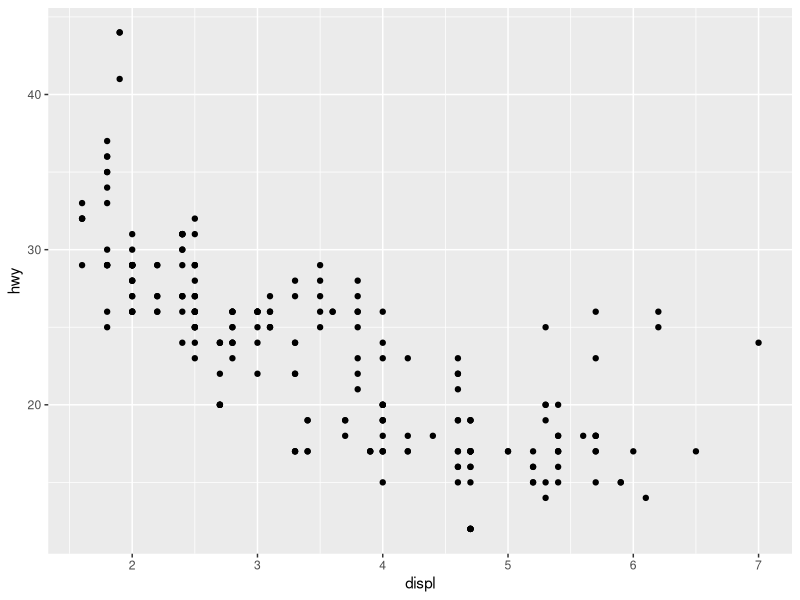
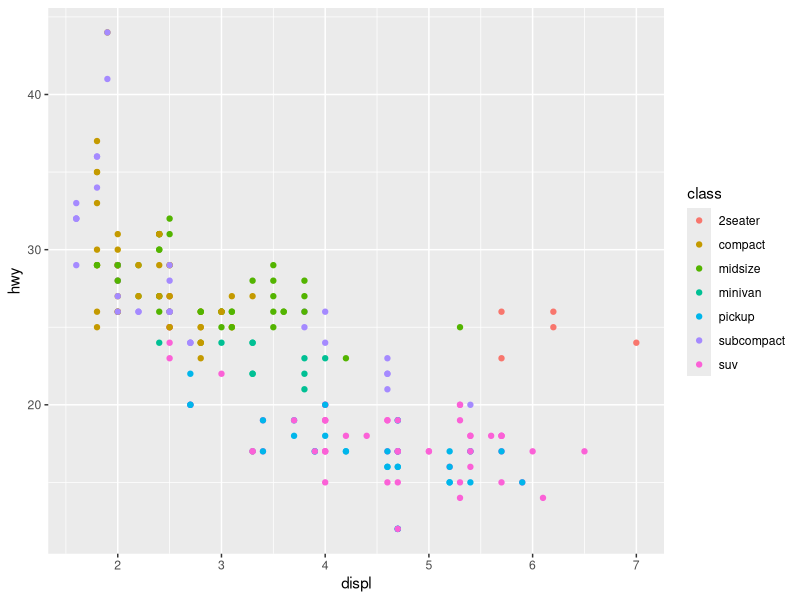
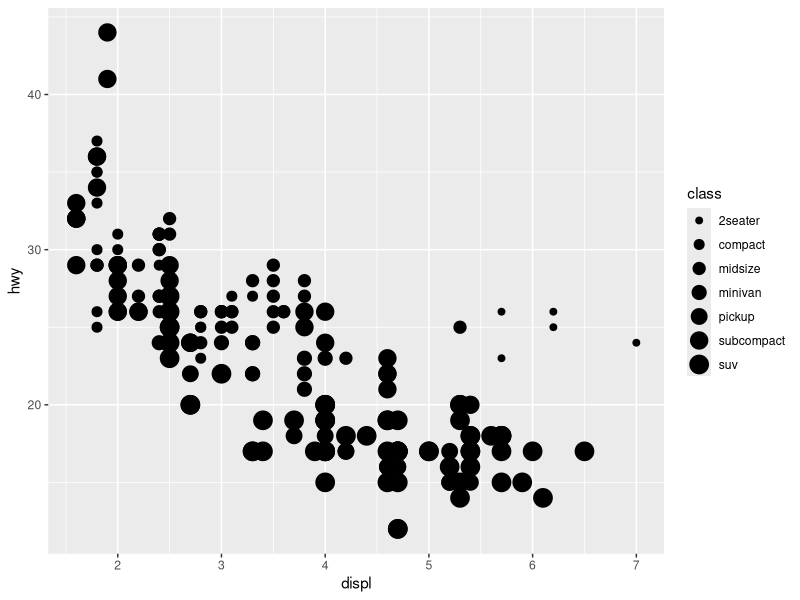
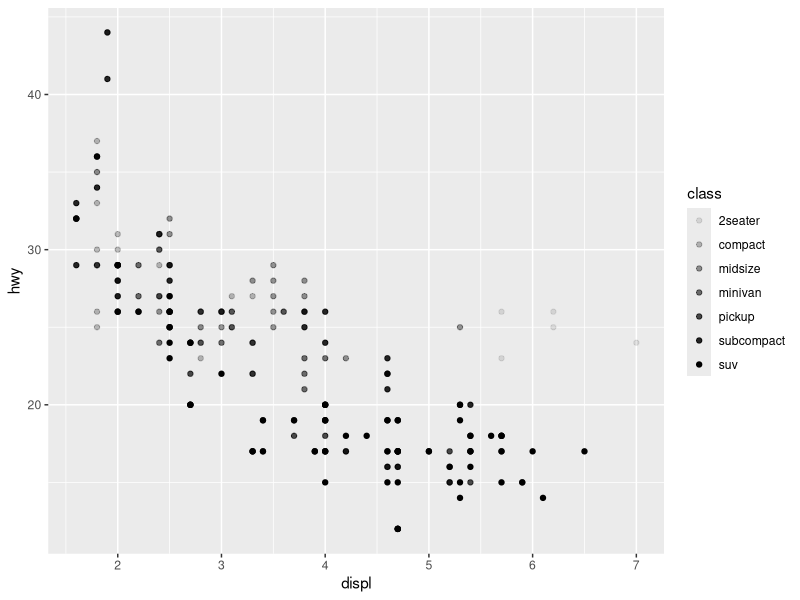
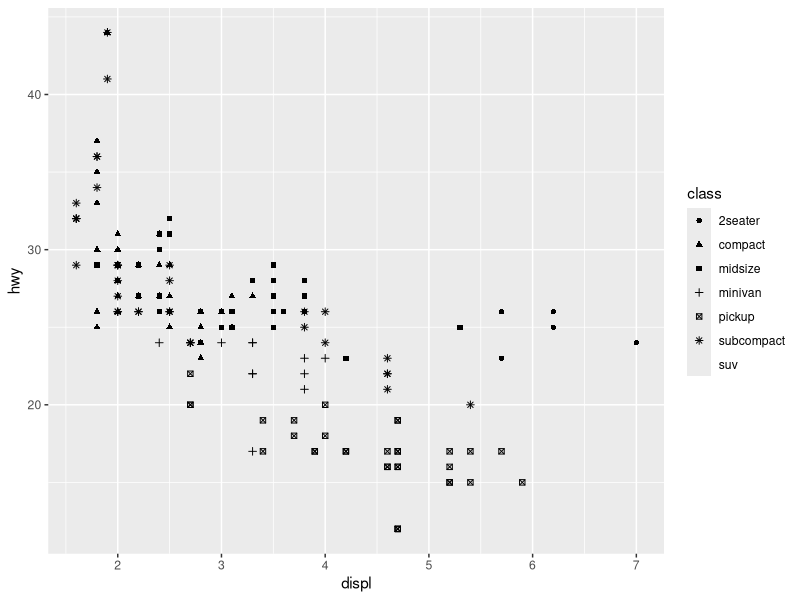
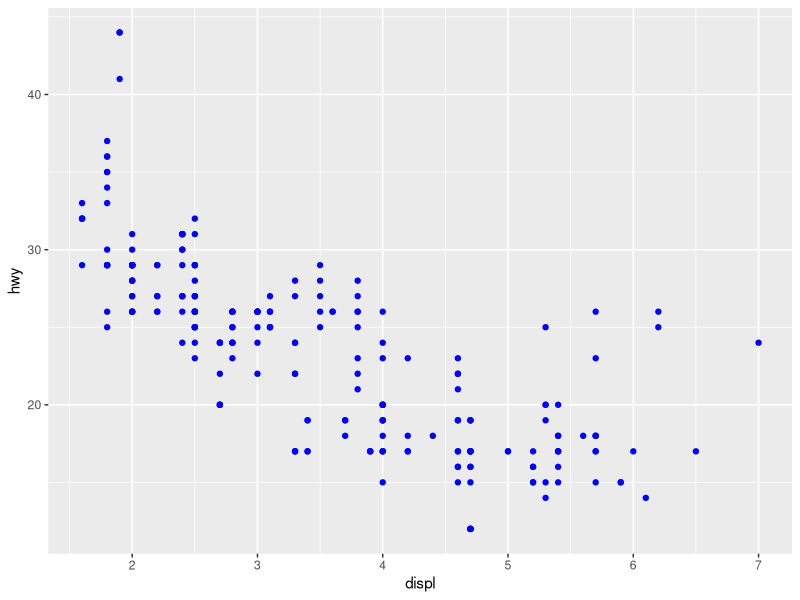
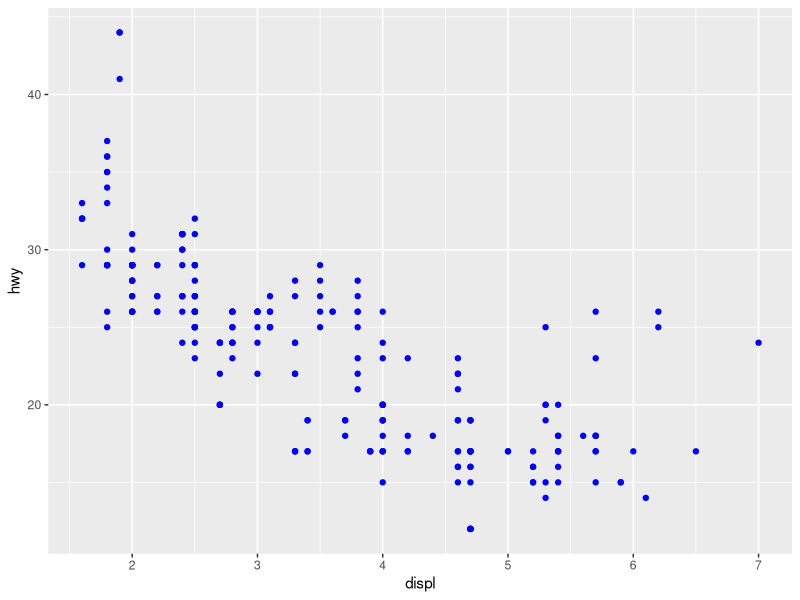
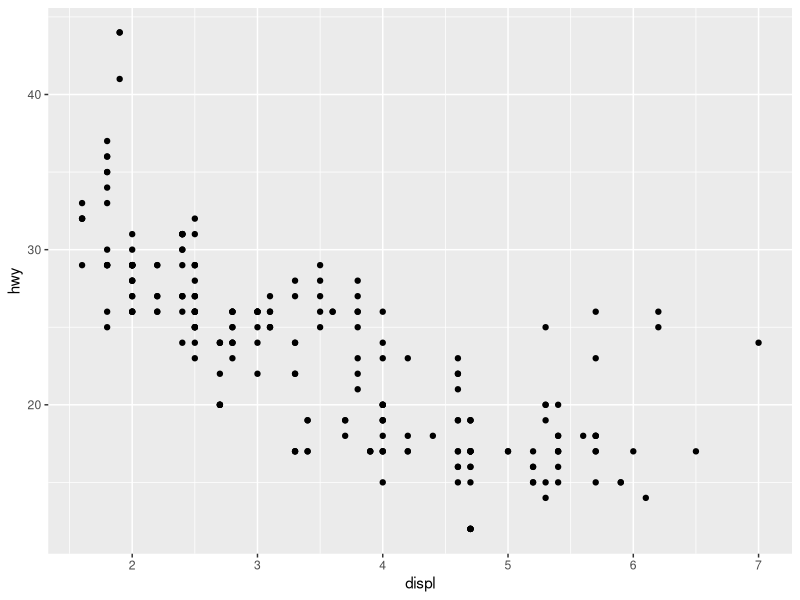

These charts were generated, in order, by the following R code:
## ---- chunk 1
library("tidyverse")
## ---- chunk 2
mpg
## ---- chunk 3
ggplot(data = mpg)+
  geom_point(mapping=aes(x=displ, y=hwy))
#shows a negative relationship between engine size(displ) and fuel efficiency(hwy). This can interpret the results of larger the engine size the lower the fuel efficiency due the unbalanced load of effort and energy input. 
## ---- chunk 4
ggplot(data = mpg)+
  geom_point(mapping=aes(x=displ, y=hwy, colour=class)) # color represents the type of vehicles in the dataset and it is shown how each vehicle has varying engine size and fuel efficiency. 
## ---- chunk 5
ggplot(data = mpg) + 
  geom_point(mapping = aes(x = displ, y = hwy, size = class)) # not the best aesthetic to represent data since some data points can be overlapped by other data points
## ---- chunk 6
ggplot(data = mpg) + 
  geom_point(mapping = aes(x = displ, y = hwy, alpha = class)) # this may also not be the best to represent the data since some data points are hard to see which can be great for interpretation on the relationship between fuel efficiency and engine size but not the best for visualization purposes. 
## ---- chunk 7
ggplot(data = mpg) + 
  geom_point(mapping = aes(x = displ, y = hwy, shape = class)) # this can be a good way to visualize the data but the color by class is better visually, especially for those reading the paper with so scientific background, having a more simple layout of the data visualization can make science more accessible. 
## ---- chunk 8
ggplot(data = mpg) + 
  geom_point(mapping = aes(x = displ, y = hwy), color = "blue") # this does not represent the different class vehicle types, it only looks like a negative trend of only one vehicle. This graph aesthetics is not specific or appropriate enough for this kind of study. 
## ---- chunk 9
ggplot(data = mpg) + 
  geom_point(mapping = aes(x = displ, y = hwy), colour = "blue")+
  aes(colour = displ < 5)
## ---- chunk 10
ggplot(data = mpg) +
 geom_point(mapping = aes(x = displ, y = hwy))  #this code has been fixed. The previous version had a "+" in-front of "geom_point," but that is incorrect. The best way to add on new aesthetics is to place the "+" at the end of the top line of code. 
## ---- chunk 11
ggplot(data = mpg) + 
  geom_point(mapping = aes(x = displ, y = hwy)) + 
  facet_wrap(~ class, nrow = 2)
## ---- chunk 12
# this combines two variables
ggplot(data = mpg) + 
  geom_point(mapping = aes(x = displ, y = hwy)) + 
  facet_grid(drv ~ cyl)
## ---- chunk 13
ggplot(data = mpg) + 
  geom_point(mapping = aes(x = displ, y = hwy))+ 
facet_grid(. ~ cyl)
## ---- chunk 14
ggplot(data = mpg) + 
  geom_point(mapping = aes(x = displ, y = hwy)) 
## ---- chunk 15
ggplot(data = mpg) + 
  geom_smooth(mapping = aes(x = displ, y = hwy))
## ---- chunk 16
ggplot(data = mpg) + 
  geom_smooth(mapping = aes(x = displ, y = hwy))
## ---- chunk 17
ggplot(data = mpg) + 
  geom_smooth(mapping = aes(x = displ, y = hwy, linetype = drv)) # the lines represent the type of drive the cars are, ex: 4 is 4WD, f is FWD, and r is RWD. 
## ---- chunk 18
ggplot(data = mpg) +
  geom_smooth(mapping = aes(x = displ, y = hwy, group = drv))
## ---- chunk 19
ggplot(data = mpg) +
  geom_smooth(
    mapping = aes(x = displ, y = hwy, color = drv),
    show.legend = FALSE,
  )
## ---- chunk 20
ggplot(data = mpg) + 
  geom_point(mapping = aes(x = displ, y = hwy)) +
  geom_smooth(mapping = aes(x = displ, y = hwy))
## ---- chunk 21
ggplot(data = mpg, mapping = aes(x = displ, y = hwy)) + 
  geom_point(mapping = aes(color = class)) + 
  geom_smooth()
## ---- chunk 22
ggplot(data = mpg, mapping = aes(x = displ, y = hwy)) + 
  geom_point(mapping = aes(color = class)) + 
  geom_smooth(data = filter(mpg, class == "subcompact"), se = FALSE)
## ---- chunk 23
#you can  use a histogram geom to help produce a line chart
# these two codes are essentially the same when producing visualization of data but the difference is: in the top code, it specifies the parameters of the data early on, then with the second code only specifies the aesthetics in both geom's which can be a bit harder and more time consuming.
ggplot(data = mpg, mapping = aes(x = displ, y = hwy)) + 
  geom_point() + 
  geom_smooth()

ggplot() + 
  geom_point(data = mpg, mapping = aes(x = displ, y = hwy)) + 
  geom_smooth(data = mpg, mapping = aes(x = displ, y = hwy))
## ---- chunk 24
ggplot(data = diamonds) + 
  geom_bar(mapping = aes(x = cut))
## ---- chunk 25
ggplot(data = diamonds) + 
  stat_count(mapping = aes(x = cut)) # the graph above and the one this code produces are showing the same results but the code is different. Using geom_bar and stat_count can be used interchangeably. 
## ---- chunk 26
demo <- tribble(
  ~cut,         ~freq,
  "Fair",       1610,
  "Good",       4906,
  "Very Good",  12082,
  "Premium",    13791,
  "Ideal",      21551
)
demo

ggplot(data = demo) +
  geom_bar(mapping = aes(x = cut, y = freq), stat = "identity")

## ---- chunk 27
ggplot(data = diamonds) + 
  geom_bar(mapping = aes(x = cut, y = stat(prop), group = 1))
## ---- chunk 28
ggplot(data = diamonds) + 
  stat_summary(
    mapping = aes(x = cut, y = depth),
    fun.min = min,
    fun.max = max,
    fun = median
  )
## ---- chunk 29
ggplot(data = diamonds) + 
  geom_bar(mapping = aes(x = cut, colour = cut))
ggplot(data = diamonds) + 
  geom_bar(mapping = aes(x = cut, fill = cut))
## ---- chunk 30
ggplot(data = diamonds) + 
  geom_bar(mapping = aes(x = cut, fill = clarity))
## ---- chunk 31
ggplot(data = diamonds, mapping = aes(x = cut, fill = clarity)) + 
  geom_bar(alpha = 1/5, position = "identity")

#To color the bar outlines with no fill color
ggplot(data = diamonds, mapping = aes(x = cut, colour = clarity)) + 
  geom_bar(fill = NA, position = "identity")
## ---- chunk 32
ggplot(data = diamonds) + 
  geom_bar(mapping = aes(x = cut, fill = clarity), position = "fill") # this graph represents the quality cut diamonds better than the previous graphs. This shows the degree the cut will be based on the clarity of the diamond
## ---- chunk 33
ggplot(data = diamonds) + 
  geom_bar(mapping = aes(x = cut, fill = clarity), position = "dodge")
